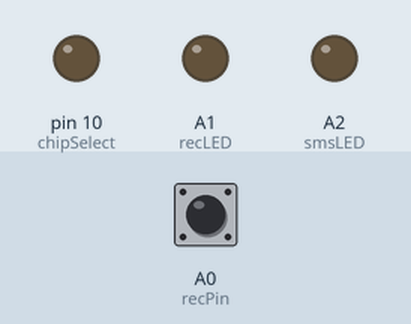
Recording of a sketch running on a simulated Arduino Uno, built with avr-gcc and run on an emulated ATmega328P. Parts: output pins drawn as LEDs (lit = HIGH). Dashed ring = blinking. Inputs (shaded band) come from the test bench; at power-on: A0 (recPin) HIGH. Storage starts empty; what the sketch prints to the serial monitor is not drawn.

Above: at 1.2 s.
1.3 s: A0 (recPin) pulsed LOW 5 times (0.12 s each, 0.3 s apart)
At 1.65 s:
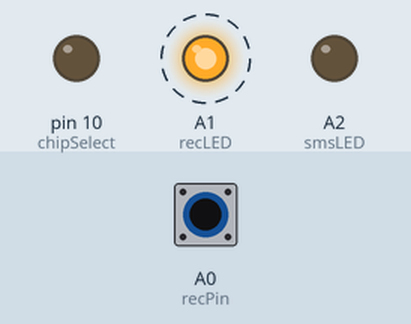
At 3.1 s:
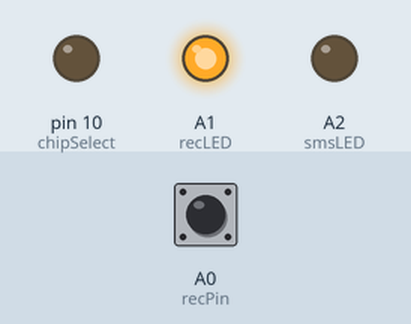
Timing chart, 0 to 4.6 s (numbered marks = the images above; inputs shaded):
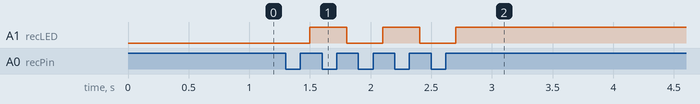

Measured:
- after the input at 1.3 s, A1 (recLED): alternates HIGH for 0.30 s and LOW for 0.30 s, 5 changes in all, then stays HIGH, starting after 0.20 s

The sketch:

Processing_Unit.ino
```cpp
#include <SdFat.h>
#include <SoftwareSerial.h>

#define chipSelect 10
#define recPin A0
#define recLED A1
#define smsLED A2

SdFat sd;
SdFile dataFile;

SoftwareSerial sensSerial(5, 6);
//SoftwareSerial gprsSerial(7, 8);

boolean recState = false;

/*void powerUp() {
 digitalWrite(powPin, LOW);
 delay(100);
 digitalWrite(powPin, HIGH);
 delay(500);
 digitalWrite(powPin, LOW);
 delay(100);
 }*/

void setup() {
  Serial.begin(19200);
  sensSerial.begin(19200);

  pinMode(chipSelect, OUTPUT);
  pinMode(recPin, INPUT);
  pinMode(recLED, OUTPUT);
  pinMode(smsLED, OUTPUT);

  if(!sd.begin(chipSelect, SPI_FULL_SPEED)) {
    sd.initErrorHalt();
  }
  Serial.println(F("SD card initialized."));
  Serial.println();
}

void loop() {
  stateCheck();
  if(recState == true) {
    if(dataFile.open("SENSORS1.TXT", O_RDWR | O_CREAT | O_AT_END)) {
      while(sensSerial.available() > 0) {
        dataFile.write(sensSerial.read());
        if(stateCheck() == false) break;
      }
      dataFile.close();
    }
    else {
      sd.errorHalt("Failed to open file.");
    }
  }
}

boolean stateCheck() {
  if(digitalRead(recPin) == 0) {
    recState = !recState;
    while(digitalRead(recPin) == 0) {
      delay(100);
    }
    if(recState == true) {
      digitalWrite(recLED, HIGH);
    }
    else {
      digitalWrite(recLED, LOW);
    }
  }
  return recState;
}
```
